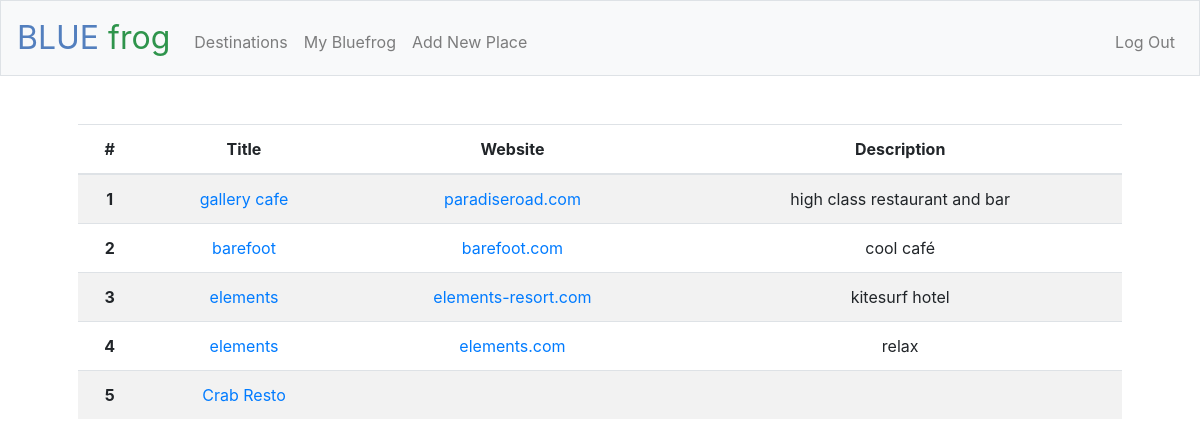
The page /destination/CMB (signed in) on the database its author committed.
### tables this page shows
CREATE TABLE places (id INTEGER PRIMARY KEY AUTOINCREMENT NOT NULL, title TEXT NOT NULL, dest_id INTEGER NOT NULL, url TEXT, email TEXT, phone TEXT, description TEXT, public BOOLEAN, 'timestamp' TIMESTAMP DEFAULT CURRENT_TIMESTAMP NOT NULL, FOREIGN KEY(dest_id) REFERENCES destinations(id));

### app.py (the view)
@app.route("/destination/<iata>")
@login_required
def destination(iata):
    destination = db.execute("SELECT * FROM destinations WHERE iata = :iata", iata = iata)
    dest_id = destination[0]["id"]
    place_list = db.execute("SELECT id, title, url, description FROM places WHERE dest_id = :dest_id", dest_id = dest_id)
    return render_template("destination.html", place_list = place_list, iata = iata)

### app.py (called while the page is built)
@app.after_request
def after_request(response):
    response.headers["Cache-Control"] = "no-cache, no-store, must-revalidate"
    response.headers["Expires"] = 0
    response.headers["Pragma"] = "no-cache"
    return response

### helpers.py (called while the page is built)
def login_required(f):
    @wraps(f)
    def decorated_function(*args, **kwargs):
        if session.get("user_id") is None:
            return redirect("/login")
        return f(*args, **kwargs)
    return decorated_function

### templates/destination.html (shortened to what this page needs)
{% extends "layout.html" %}
{% block main %}
<table class="table table-striped">
  <thead>
    <tr>
      <th scope="col">#</th>
      <th scope="col">Title</th>
      <th scope="col">Website</th>
      <th scope="col">Description</th>
    </tr>
  </thead>
<tbody>
  {% for place in place_list %}
  <tr>
    <th scope="row">{{ loop.index }}</th>
    <td><a href={{ url_for('place', place_id=place["id"]) }}>{{ place["title"] }}</a></td>
    <td><a href={{ place["url"] }}>{{ place["url"] }}</a></td>
    <td>{{ place["description"] }}</td>
  </tr>
  {% endfor %}
</tbody>
</table>
{% endblock %}

### rows shown on the page
places: title "gallery cafe", url "paradiseroad.com", description "high class restaurant and bar"
places: title "barefoot", url "barefoot.com", description "cool café"
places: title "elements", url "elements-resort.com", description "kitesurf hotel"
places: title "elements", url "elements.com", description "relax"
places: title "Crab Resto"
